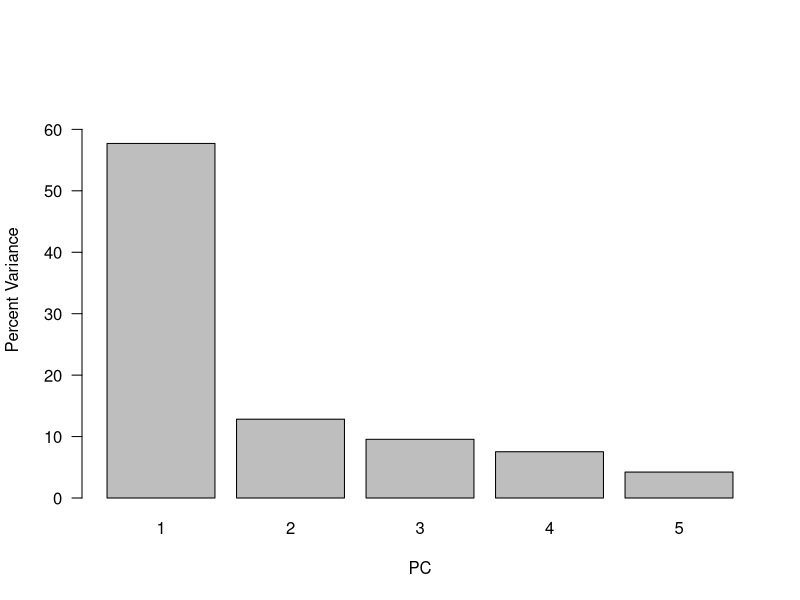
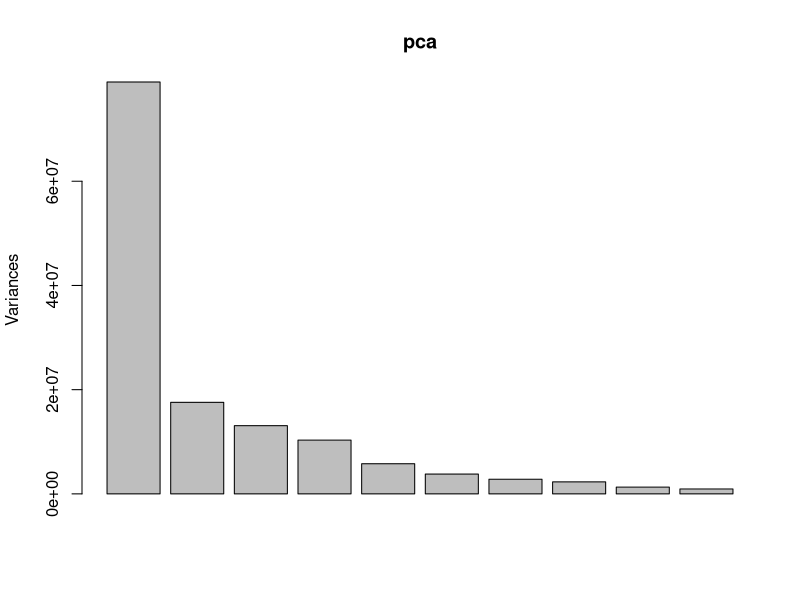
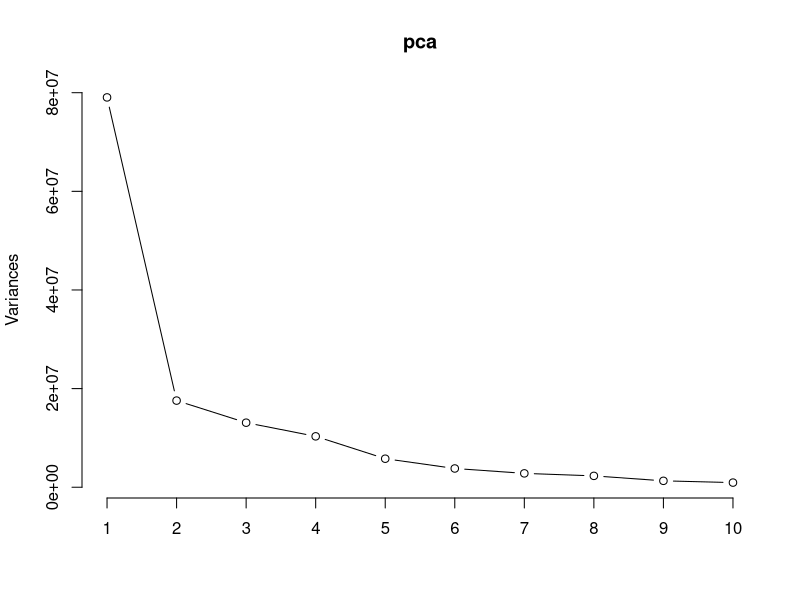
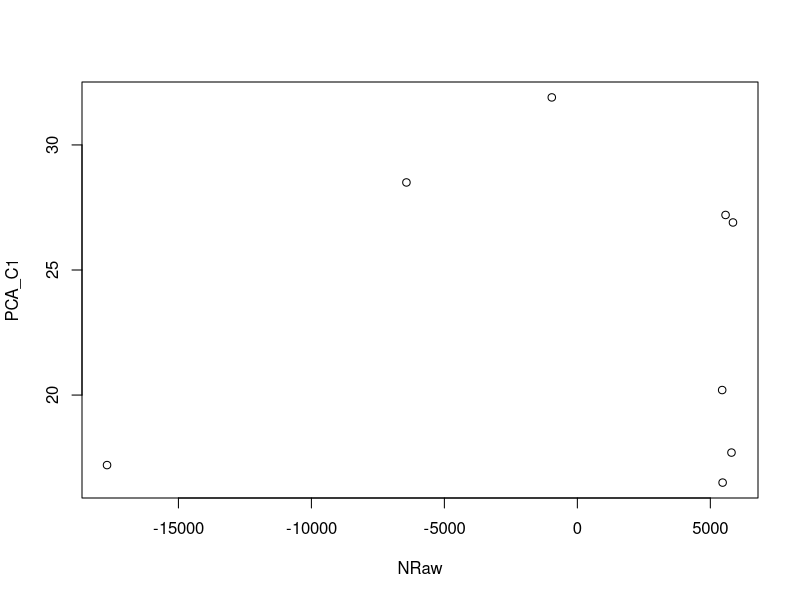
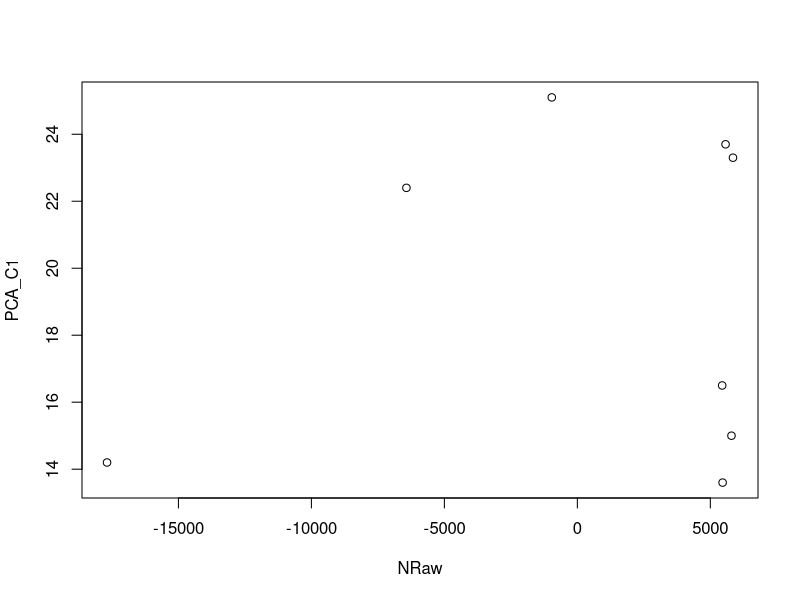

These charts were generated, in order, by the following R code:
#Statistical test-correlation test and Kruskalwallys

pca_study_public <- read.delim("published_rpkms.txt",sep=" ")

head(pca_study_public)
dim(pca_study_public)

#Filter not used,Zeros count values can be specific to tissues 
filter <- apply(pca_study_public[,2:11], 1, function(row) all(row !=0 ))
pca_study_public_nonzero <- pca_study_public[filter,]

pca <- prcomp(t(pca_study_public[,]))
#pca <- svd(pca_study_public[,])

var.percent <- ((pca$sdev)^2)/sum(pca$sdev^2) *100
#var.percent <- (pca$d^2 / sum(pca$d^2) ) *100

barplot(var.percent[1:5], xlab="PC", ylab="Percent Variance",names.arg=1:length(var.percent[1:5]), las=1,ylim=c(0,max(var.percent[1:5])+10), col="gray")


x <- pca$x
plot(pca)
summary(pca)
screeplot(pca,type=c("lines"))

sampleinfo <- read.table("sample_info_published.txt",header=TRUE)

patientsample_NRaw<-cbind(as.character(sampleinfo$Study_labels),
                          as.numeric(sampleinfo$NumberRaw),
                          as.character(sampleinfo$Tissue),
                          as.character(sampleinfo$Preparation),
                          as.character(sampleinfo$readlength),
                          as.numeric(sampleinfo$Numbermapped),
                          as.character(sampleinfo$Readtype))

samplenames <- patientsample_NRaw[,-1]
rownames(samplenames) <- patientsample_NRaw[,1]
pca_comps<-x[,0:7]


Nraw_pca.comp_na <- as.matrix(merge(samplenames,pca_comps,by="row.names",all=TRUE))
Nraw_pca.comp<-na.omit(data.frame(Nraw_pca.comp_na))


#NumberRaw
plot(as.numeric(Nraw_pca.comp[,8]),Nraw_pca.comp[,2],xlab="NRaw",ylab="PCA_C1")

pval_Nraw_pc1<-cor.test(as.numeric(Nraw_pca.comp[,8]),as.numeric(Nraw_pca.comp[,2]),method = "spearman")$p.value
pval_Nraw_pc2<-cor.test(as.numeric(Nraw_pca.comp[,9]),as.numeric(Nraw_pca.comp[,2]),method = "spearman")$p.value
pval_Nraw_pc3<-cor.test(as.numeric(Nraw_pca.comp[,10]),as.numeric(Nraw_pca.comp[,2]),method = "spearman")$p.value
pval_Nraw_pc4<-cor.test(as.numeric(Nraw_pca.comp[,11]),as.numeric(Nraw_pca.comp[,2]),method = "spearman")$p.value
pval_Nraw_pc5<-cor.test(as.numeric(Nraw_pca.comp[,12]),as.numeric(Nraw_pca.comp[,2]),method = "spearman")$p.value
pval_Nraw_pc6<-cor.test(as.numeric(Nraw_pca.comp[,13]),as.numeric(Nraw_pca.comp[,2]),method = "spearman")$p.value
pval_Nraw_pc7<-cor.test(as.numeric(Nraw_pca.comp[,14]),as.numeric(Nraw_pca.comp[,2]),method = "spearman")$p.value

cat(sprintf("Number_of_rawreads~PCAs: PCA1=\"%f\"PCA2=\"%f\"PCA3=\"%f\"PCA4=\"%f\"PCA5=\"%f\"PCA6=\"%f\"\n", pval_Nraw_pc1,pval_Nraw_pc2,pval_Nraw_pc3,pval_Nraw_pc4,pval_Nraw_pc5,pval_Nraw_pc6,pval_Nraw_pc7))
#print(pval_agecorr_pc1)


#NumberMapped
plot(as.numeric(Nraw_pca.comp[,8]),Nraw_pca.comp[,6],xlab="NRaw",ylab="PCA_C1")

pval_Nmap_pc1<-cor.test(as.numeric(Nraw_pca.comp[,8]),as.numeric(Nraw_pca.comp[,6]),method = "spearman")$p.value
pval_Nmap_pc2<-cor.test(as.numeric(Nraw_pca.comp[,9]),as.numeric(Nraw_pca.comp[,6]),method = "spearman")$p.value
pval_Nmap_pc3<-cor.test(as.numeric(Nraw_pca.comp[,10]),as.numeric(Nraw_pca.comp[,6]),method = "spearman")$p.value
pval_Nmap_pc4<-cor.test(as.numeric(Nraw_pca.comp[,11]),as.numeric(Nraw_pca.comp[,6]),method = "spearman")$p.value
pval_Nmap_pc5<-cor.test(as.numeric(Nraw_pca.comp[,12]),as.numeric(Nraw_pca.comp[,6]),method = "spearman")$p.value
pval_Nmap_pc6<-cor.test(as.numeric(Nraw_pca.comp[,13]),as.numeric(Nraw_pca.comp[,6]),method = "spearman")$p.value
pval_Nmap_pc7<-cor.test(as.numeric(Nraw_pca.comp[,14]),as.numeric(Nraw_pca.comp[,6]),method = "spearman")$p.value

cat(sprintf("Number_of_mapped_reads~PCAs: PCA1=\"%f\"PCA2=\"%f\"PCA3=\"%f\"PCA4=\"%f\"PCA5=\"%f\"PCA6=\"%f\"\n", pval_Nmap_pc1,pval_Nmap_pc2,pval_Nmap_pc3,pval_Nmap_pc4,pval_Nmap_pc5,pval_Nmap_pc6,pval_Nmap_pc7))

#Tissue
pval_tissue_pc1<-kruskal.test(as.numeric(Nraw_pca.comp[,8]) ~ as.factor(Nraw_pca.comp[,3]))$p.value
pval_tissue_pc2<-kruskal.test(as.numeric(Nraw_pca.comp[,9]) ~ as.factor(Nraw_pca.comp[,3]))$p.value
pval_tissue_pc3<-kruskal.test(as.numeric(Nraw_pca.comp[,10]) ~ as.factor(Nraw_pca.comp[,3]))$p.value
pval_tissue_pc4<-kruskal.test(as.numeric(Nraw_pca.comp[,11]) ~ as.factor(Nraw_pca.comp[,3]))$p.value
pval_tissue_pc5<-kruskal.test(as.numeric(Nraw_pca.comp[,12]) ~ as.factor(Nraw_pca.comp[,3]))$p.value
pval_tissue_pc6<-kruskal.test(as.numeric(Nraw_pca.comp[,13]) ~ as.factor(Nraw_pca.comp[,3]))$p.value
pval_tissue_pc7<-kruskal.test(as.numeric(Nraw_pca.comp[,14]) ~ as.factor(Nraw_pca.comp[,3]))$p.value

cat(sprintf("Tissues~PCAs: PCA1=\"%f\"PCA2=\"%f\"PCA3=\"%f\"PCA4=\"%f\"PCA5=\"%f\"PCA6=\"%f\"\n", pval_tissue_pc1,pval_tissue_pc2,pval_tissue_pc3,pval_tissue_pc4,pval_tissue_pc5,pval_tissue_pc6,pval_tissue_pc7))

#Library_preparation
pval_tissue_pc1<-kruskal.test(as.numeric(Nraw_pca.comp[,8]) ~ as.factor(Nraw_pca.comp[,4]))$p.value
pval_tissue_pc2<-kruskal.test(as.numeric(Nraw_pca.comp[,9]) ~ as.factor(Nraw_pca.comp[,4]))$p.value
pval_tissue_pc3<-kruskal.test(as.numeric(Nraw_pca.comp[,10]) ~ as.factor(Nraw_pca.comp[,4]))$p.value
pval_tissue_pc4<-kruskal.test(as.numeric(Nraw_pca.comp[,11]) ~ as.factor(Nraw_pca.comp[,4]))$p.value
pval_tissue_pc5<-kruskal.test(as.numeric(Nraw_pca.comp[,12]) ~ as.factor(Nraw_pca.comp[,4]))$p.value
pval_tissue_pc6<-kruskal.test(as.numeric(Nraw_pca.comp[,13]) ~ as.factor(Nraw_pca.comp[,4]))$p.value
pval_tissue_pc7<-kruskal.test(as.numeric(Nraw_pca.comp[,14]) ~ as.factor(Nraw_pca.comp[,4]))$p.value

cat(sprintf("Library_prep~PCAs: PCA1=\"%f\"PCA2=\"%f\"PCA3=\"%f\"PCA4=\"%f\"PCA5=\"%f\"PCA6=\"%f\"\n", pval_tissue_pc1,pval_tissue_pc2,pval_tissue_pc3,pval_tissue_pc4,pval_tissue_pc5,pval_tissue_pc6,pval_tissue_pc7))

#pval_interferoncorr_pc1<-kruskal.test(interferon_pca.comp[complete.cases(interferon_pca.comp),][,2]  ~ interferon_pca.comp[complete.cases(interferon_pca.comp),][,9])$p.value
#sequence_type-paired/single
pval_seqtype_pc1<-kruskal.test(as.numeric(Nraw_pca.comp[,8]) ~ as.factor(Nraw_pca.comp[,7]))$p.value
pval_seqtype_pc2<-kruskal.test(as.numeric(Nraw_pca.comp[,9]) ~ as.factor(Nraw_pca.comp[,7]))$p.value
pval_seqtype_pc3<-kruskal.test(as.numeric(Nraw_pca.comp[,10]) ~ as.factor(Nraw_pca.comp[,7]))$p.value
pval_seqtype_pc4<-kruskal.test(as.numeric(Nraw_pca.comp[,11]) ~ as.factor(Nraw_pca.comp[,7]))$p.value
pval_seqtype_pc5<-kruskal.test(as.numeric(Nraw_pca.comp[,12]) ~ as.factor(Nraw_pca.comp[,7]))$p.value
pval_seqtype_pc6<-kruskal.test(as.numeric(Nraw_pca.comp[,13]) ~ as.factor(Nraw_pca.comp[,7]))$p.value
pval_seqtype_pc7<-kruskal.test(as.numeric(Nraw_pca.comp[,14]) ~ as.factor(Nraw_pca.comp[,7]))$p.value

cat(sprintf("Sequence_type~PCAs: PCA1=\"%f\"PCA2=\"%f\"PCA3=\"%f\"PCA4=\"%f\"PCA5=\"%f\"PCA6=\"%f\"\n", pval_seqtype_pc1,pval_seqtype_pc2,pval_seqtype_pc3,pval_seqtype_pc4,pval_seqtype_pc5,pval_seqtype_pc6,pval_seqtype_pc7))

#readlength- 1x32/1x35/1x76/2x100/2x76 
pval_readlength_pc1<-kruskal.test(as.numeric(Nraw_pca.comp[,8]) ~ as.factor(Nraw_pca.comp[,5]))$p.value
pval_readlength_pc2<-kruskal.test(as.numeric(Nraw_pca.comp[,9]) ~ as.factor(Nraw_pca.comp[,5]))$p.value
pval_readlength_pc3<-kruskal.test(as.numeric(Nraw_pca.comp[,10]) ~ as.factor(Nraw_pca.comp[,5]))$p.value
pval_readlength_pc4<-kruskal.test(as.numeric(Nraw_pca.comp[,11]) ~ as.factor(Nraw_pca.comp[,5]))$p.value
pval_readlength_pc5<-kruskal.test(as.numeric(Nraw_pca.comp[,12]) ~ as.factor(Nraw_pca.comp[,5]))$p.value
pval_readlength_pc6<-kruskal.test(as.numeric(Nraw_pca.comp[,13]) ~ as.factor(Nraw_pca.comp[,5]))$p.value
pval_readlength_pc7<-kruskal.test(as.numeric(Nraw_pca.comp[,14]) ~ as.factor(Nraw_pca.comp[,5]))$p.value

cat(sprintf("readlength~PCAs: PCA1=\"%f\"PCA2=\"%f\"PCA3=\"%f\"PCA4=\"%f\"PCA5=\"%f\"PCA6=\"%f\"\n", pval_readlength_pc1,pval_readlength_pc2,pval_readlength_pc3,pval_readlength_pc4,pval_readlength_pc5,pval_readlength_pc6,pval_readlength_pc7))

